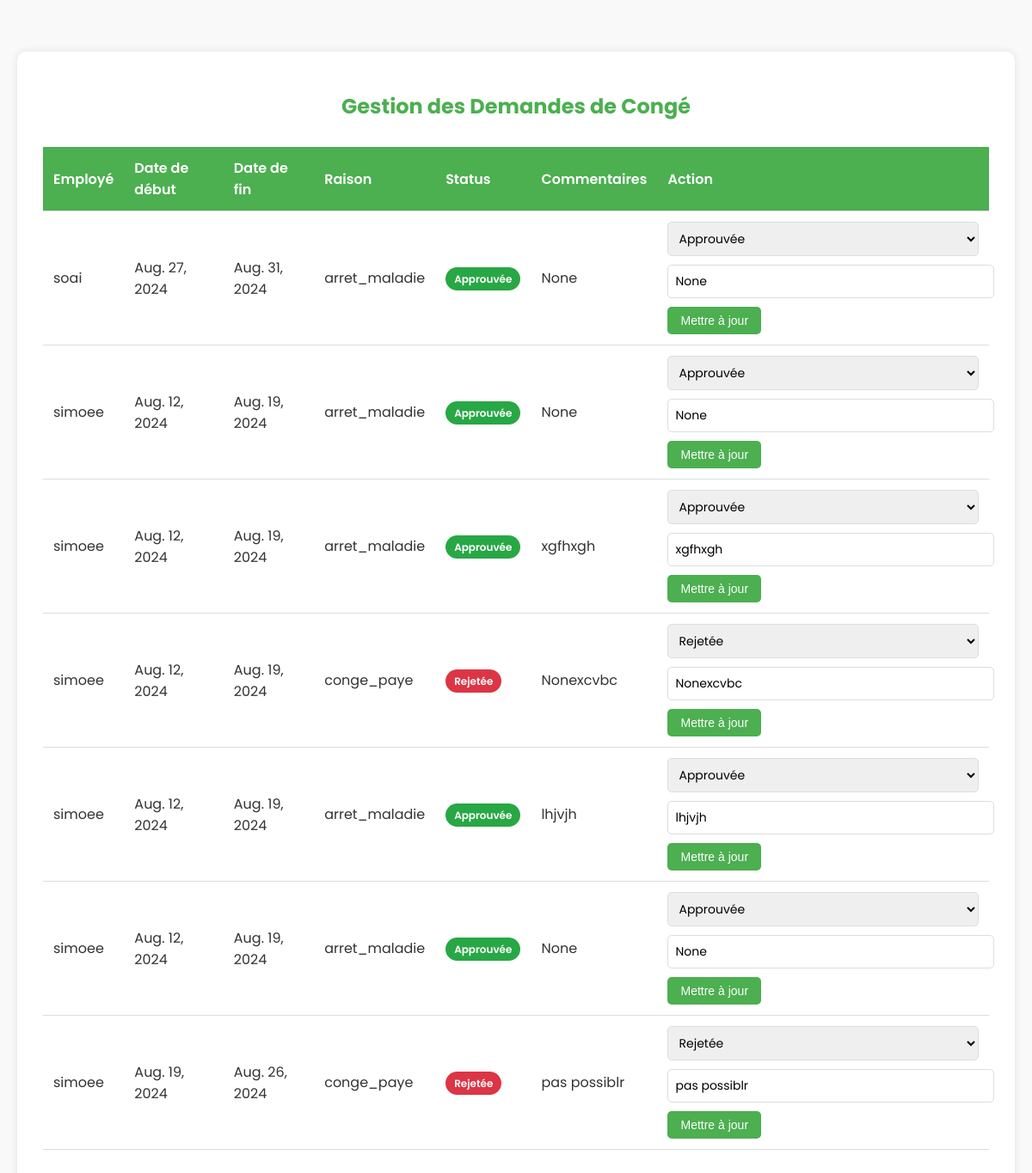
The page /manager_leave_requests/ (signed in) on the database as committed earlier.
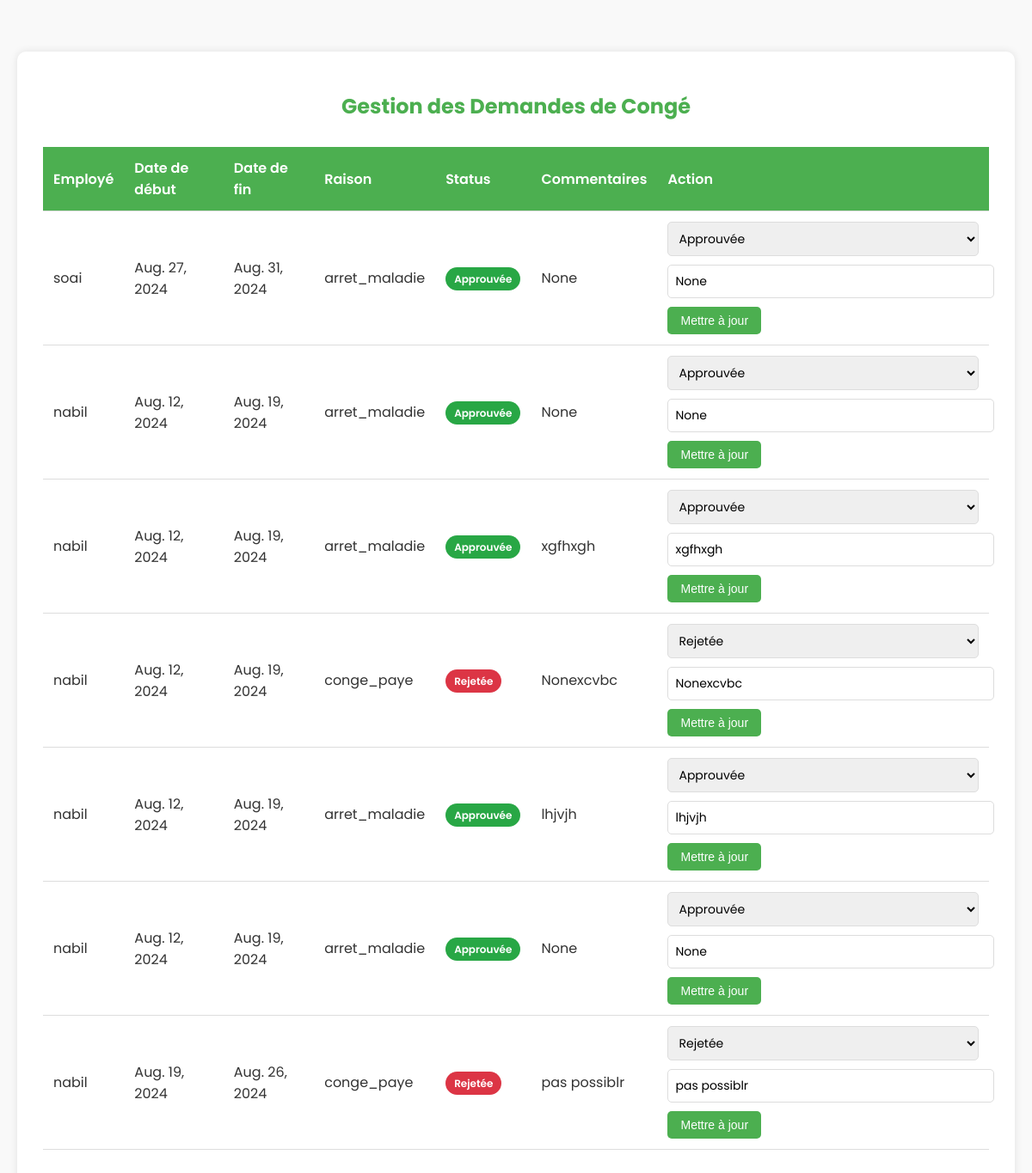
The same page on the database as committed later.
### accounts/models.py (models this page shows, shortened)
class LeaveRequest(models.Model):
    STATUS_CHOICES = [
        ('pending', 'En attente'),
        ('approved', 'Approuvée'),
        ('rejected', 'Rejetée')
    ]
    user = models.ForeignKey(settings.AUTH_USER_MODEL, on_delete=models.CASCADE)
    start_date = models.DateField()
    end_date = models.DateField()
    reason = models.TextField(blank=True, null=True)
    status = models.CharField(max_length=10, choices=STATUS_CHOICES, default='pending')
    submitted_at = models.DateTimeField(default=timezone.now)
    comments = models.TextField(blank=True, null=True)
    alternative_start_date = models.DateField(blank=True, null=True)
    alternative_end_date = models.DateField(blank=True, null=True)

class CustomUser(AbstractUser):
    ROLE_CHOICES = (
        ('employee', 'Employee'),
        ('team_lead', 'Team Lead'),
    )
    role = models.CharField(max_length=10, choices=ROLE_CHOICES, default='manager')
    is_active = models.BooleanField(default=True)
    pointage_code = models.CharField(max_length=4, unique=True, blank=True, null=True)
    created_by = models.ForeignKey('self', null=True, blank=True, on_delete=models.SET_NULL, related_name='employees')
    hours_per_week = models.IntegerField(default=0)
    photo = models.ImageField(upload_to='photos/', null=True, blank=True)

### accounts/views.py (the view)
# urls.py: path('manager_leave_requests/', ManagerLeaveRequestsView.as_view(), name='manager_leave_requests'),
class ManagerLeaveRequestsView(View):
    def get(self, request):
        leave_requests = LeaveRequest.objects.filter(user__created_by=request.user)
        return render(request, 'accounts/manager_leave_requests.html', {'leave_requests': leave_requests})

### accounts/templates/accounts/manager_leave_requests.html (shortened to what this page needs)
<!DOCTYPE html>
<html lang="fr">
<head>
</head>
<body>
    <div class="container">
        <h1>Gestion des Demandes de Congé</h1>
        <table>
            <thead>
                <tr>
                    <th>Employé</th>
                    <th>Date de début</th>
                    <th>Date de fin</th>
                    <th>Raison</th>
                    <th>Status</th>
                    <th>Commentaires</th>
                    <th>Action</th>
                </tr>
            </thead>
            <tbody>
                {% for request in leave_requests %}
                    <tr>
                        <td>{{ request.user.username }}</td>
                        <td>{{ request.start_date }}</td>
                        <td>{{ request.end_date }}</td>
                        <td>{{ request.reason }}</td>
                        <td>
                            {% if request.status == 'approved' %}
                                <span class="badge badge-success">Approuvée</span>
                            {% elif request.status == 'rejected' %}
                                <span class="badge badge-danger">Rejetée</span>
                            {% else %}
                                {{ request.status }}
                            {% endif %}
                        </td>
                        <td>{{ request.comments }}</td>
                        <td>
                            <form method="post" action="{% url 'update_leave_request_status' request.pk %}" class="update-status-form">
                                <select name="status" class="form-control">
                                    <option value="approved" {% if request.status == 'approved' %}selected{% endif %}>Approuvée</option>
                                    <option value="rejected" {% if request.status == 'rejected' %}selected{% endif %}>Rejetée</option>
                                </select>
                                <input type="text" name="comments" class="form-control" placeholder="Commentaires" value="{{ request.comments }}">
                                <button type="submit" class="btn">Mettre à jour</button>
                            </form>
                        </td>
                    </tr>
                {% endfor %}
            </tbody>
        </table>
    </div>
</body>
</html>

Rows that differ between the two databases and show on the page:
changed through a linked row, LeaveRequest (number 2 of 7 on the later page): user.username "simoee" → "nabil"
changed through a linked row, LeaveRequest "xgfhxgh": user.username "simoee" → "nabil"
changed through a linked row, LeaveRequest "Nonexcvbc": user.username "simoee" → "nabil"
changed through a linked row, LeaveRequest "lhjvjh": user.username "simoee" → "nabil"
changed through a linked row, LeaveRequest (number 6 of 7 on the later page): user.username "simoee" → "nabil"
changed through a linked row, LeaveRequest "Aug. 26, 2024": user.username "simoee" → "nabil"
